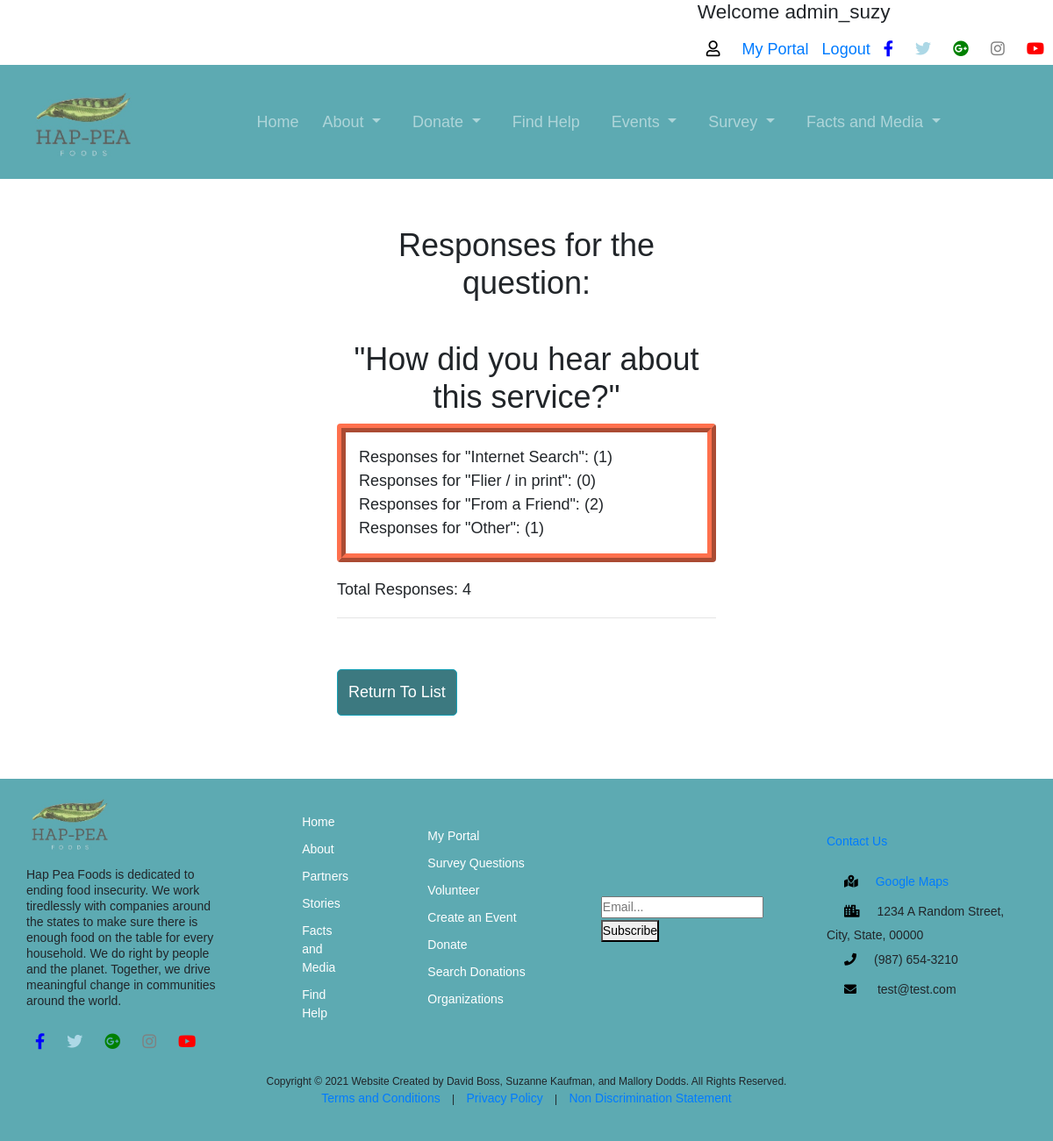
Page /survey/results/1/ (signed in) on the committed database.
### survey/models.py (models this page shows)
class Questionnaire(models.Model):
    question = models.TextField()
    option_one = models.CharField(null=True, max_length=30)
    option_two = models.CharField(null=True, max_length=30)
    option_three = models.CharField(null=True, max_length=30)
    option_four = models.CharField(null=True, max_length=30)
    option_one_count = models.IntegerField(default = 0)
    option_two_count = models.IntegerField(default = 0)
    option_three_count = models.IntegerField(default = 0)
    option_four_count = models.IntegerField(default = 0)
    textAnswer = models.TextField(null = True)
    def total(self):
        return self.option_one_count + self.option_two_count + self.option_three_count + self.option_four_count

### survey/views.py (the view)
# urls.py: path('results/<questionnaire_id>/', views.results_view, name='results'),
@login_required
def results_view(request, questionnaire_id): # for admin only
    result = Questionnaire.objects.get(pk=questionnaire_id)
    return render(request, 'survey/results.html', {'result':result})

### templates/survey/results.html (shortened to what this page needs)
{% extends 'base_layout.html' %}
{% block content %}
    <div class="col-md-6 offset-md-3" style="padding: 5%;">
        <div class="col-lg-12">
            <h2 class="text-center">Responses for the question:<br /> <br />
            "{{ result.question }}"</h2>
        </div>
        <form method="POST">
            <div class="form-group" style="border: 10px solid #FF704D; border-style: ridge; padding: 15px;">
                  <div>
                      Responses for "{{ result.option_one }}": ({{ result.option_one_count }})
                  </div>
                  <div>
                      Responses for "{{ result.option_two }}": ({{ result.option_two_count }})
                  </div>
                  <div>
                      Responses for "{{ result.option_three }}": ({{ result.option_three_count }})
                  </div>
                  <div>
                      Responses for "{{ result.option_four }}": ({{ result.option_four_count }})
                  </div>
            </div>
            <p>Total Responses:  {{ result.total }}</p>
            <hr />
            <a href="{% url 'list' %}" class="btn btn-info">Return To List</a>
        </form>
    </div>
{% endblock %}

### templates/base_layout.html (shortened to what this page needs)
{% load static %}
<!DOCTYPE html>
<html lang="en" dir="ltr">
  <head>
    <link rel="stylesheet" href="https://maxcdn.bootstrapcdn.com/bootstrap/4.0.0/css/bootstrap.min.css">
    <link rel="stylesheet" href="{% static 'css/style.css' %}">
    <link rel="stylesheet" href="https://cdnjs.cloudflare.com/ajax/libs/font-awesome/5.15.2/css/all.min.css">
  </head>
  <body>
    <header>
     <div class="head-container">
       <div class="sm">
         {% if user.is_authenticated %}
           <h5>Welcome {{user.username}}</h5>
           <i class="far fa-user" style="color: black"></i>
           <a href="{% url 'portal' %}">My Portal</a>
           <a href="{% url 'accounts:logout' %}">Logout</a>
         {% else %}
           <i class="far fa-user" style="color: black"></i>
           <a href="{% url 'accounts:register' %}">Register</a>
           <a href="{% url 'accounts:login' %}">Login</a>
        {% endif %}
         <i class="fab fa-facebook-f" style="color: blue"></i>
         <i class="fab fa-twitter" style="color: lightblue"></i>
         <i class="fab fa-google-plus" style="color: green"></i>
         <i class="fab fa-instagram" style="color: grey"></i>
         <i class="fab fa-youtube" style="color: red"></i>
       </div>
     </div>
    </header>
    <nav class="navbar navbar-expand-md navbar-custom justify-content-evenly">
      <a href="/" class="navbar-brand"><img src="{% static 'logo2.jpg' %}" class = navimage alt=""></a>
      <div class="navbar-collapse collapse justify-content-center align-items-center w-100" id="navbarCustom">
        <ul class="navbar-nav mx-auto text-center">
            <li class="nav-item">
                <a class="nav-link" href="{% url 'home' %}">Home</a>
            </li>
            <li class="nav-item dropdown">
                <a class="nav-link dropdown-toggle px-3" href="#" id="navbarDropdown" data-toggle="dropdown" aria-haspopup="true" aria-expanded="false">
                  About
                </a>
            </li>
            <li class="nav-item dropdown">
                <a class="nav-link dropdown-toggle px-3" href="#" id="navbarDropdown" data-toggle="dropdown" aria-haspopup="true" aria-expanded="false">
                  Donate
                </a>
            </li>
            <li class="nav-item">
                <a class="nav-link px-3" href="{% url 'find_help' %}">Find Help</a>
            </li>
            <li class="nav-item dropdown">
                <a class="nav-link dropdown-toggle px-3" href="#" id="navbarDropdown" data-toggle="dropdown" aria-haspopup="true" aria-expanded="false">
                  Events
                </a>
            </li>
            <li class="nav-item dropdown">
                <a class="nav-link dropdown-toggle px-3" href="#" id="navbarDropdown" data-toggle="dropdown" aria-haspopup="true" aria-expanded="false">
                  Survey
                </a>
            </li>
            <li class="nav-item dropdown">
                <a class="nav-link dropdown-toggle px-3" href="#" id="navbarDropdown" data-toggle="dropdown" aria-haspopup="true" aria-expanded="false">
                  Facts and Media
                </a>
            </li>
        </ul>
    </div>
</nav>
    <div class="wrapper_container">
      {% block content %}
      {% endblock %}
    </div>
    <footer>
      <div class="foot-container">
        <div class="foot-columns">
          <div class="about">
            <div class="statement">
              <img src="{% static 'logo2.jpg' %}" class="img-logo" alt="peas">
              <p> Hap Pea Foods is dedicated to ending food insecurity. We work tiredlessly with companies around the states to make sure there is enough food on the table for every household.  We do right by people and the planet. Together, we drive meaningful change in communities around the world.</p>
            </div>
            <div class="sm">
              <i class="fab fa-facebook-f" style="color: blue"></i>
              <i class="fab fa-twitter" style="color: lightblue"></i>
              <i class="fab fa-google-plus" style="color: green"></i>
              <i class="fab fa-instagram" style="color: grey"></i>
              <i class="fab fa-youtube" style="color: red"></i>
            </div>
          </div>
          <div class="foot-links">
            <ul>
              <li><a href="{% url 'home' %}">Home</a></li>
              <li><a href="{% url 'about' %}">About</a></li>
              <li><a href="{% url 'partners' %}">Partners</a></li>
              <li><a href="{% url 'stories:stories' %}">Stories</a></li>
              <li><a href="{% url 'facts' %}">Facts and Media</a></li>
              <li><a href="{% url 'find_help' %}">Find Help</a></li>
            </ul>
          </div>
          <div class="foot-links-2">
            <ul>
              <li><a href="{% url 'portal' %}">My Portal</a></li>
              <li><a href="{% url 'list' %}">Survey Questions</a></li>
              <li><a href="{% url 'volunteer' %}">Volunteer</a></li>
              <li><a href="{% url 'events:create_event' %}">Create an Event</a></li>
              <li><a href="{% url 'donations:donations' %}">Donate</a></li>
              <li><a href="{% url 'donations:search' %}">Search Donations</a></li>
              <li><a href="{% url 'organizations' %}">Organizations</a></li>
            </ul>
          </div>
          <div class="subscribe">
            <form action="/action_page.php">
              <input type="email" placeholder="Email..." name="email">
              <button type="submit">Subscribe</button>
            </form>
          </div>
          <div class="contact">
            <h2><a href="{% url 'contact' %}">Contact Us</a></h2>
            <ul>
              <li><i class="fa fa-map-marked-alt" style="color: black"></i><a href="https://maps.google.com">Google Maps</a></li>
              <li><i class="fa fa-city" style="color: black"></i>1234 A Random Street, City, State, 00000</li>
              <li><i class="fa fa-phone" style="color: black"></i>(987) 654-3210</li>
              <li><i class="fa fa-envelope" style="color: black"></i> test@test.com</li>
          </ul>
          </div>
        </div>
        <div class="foot-columns">
          <div class="copyright">
            <p>Copyright &copy; 2021 Website Created by David Boss, Suzanne Kaufman, and Mallory Dodds. All Rights Reserved.
              <br />
              <a href="{% url 'terms_cond' %}">Terms and Conditions</a> | <a href="{% url 'privacy' %}">Privacy Policy</a> | <a href="{% url 'non_disc_stmt' %}">Non Discrimination Statement</a></p>
          </div>
        </div>
      </div>
    </footer>
  </body>
</html>

### static/css/style.css (style rules this page uses)
* { margin: 0; padding:0; outline: none; font-family: Arial, Helvetica, sans-serif; font-size: 18px; }
header { background: #FFF; }
.head-container { width: 100%; margin: 0 auto; display: flex; justify-content: flex-end; }
.head-container a { padding-left: 10px; }
.sm i { padding: 10px 10px; }
.navbar { min-height: 130px; background-color: #5DAAB2; }
.navbar-brand { padding: 0 15px; height: 40px; display: flex; align-items: center; justify-content: center; }
.navimage { max-height: 125px; max-width: 125px; }
.navbar-custom, .navbar-custom .navbar-text { color: rgba(255,255,255,.8); }
.navbar-custom .navbar-nav .nav-link { color: rgba(255,255,255,.5); }
.wrapper_container { max-width: 90%; margin: 0 auto; }
footer { background: #5DAAB2; }
.foot-container { width: 95%; margin: 0 auto; }
.foot-columns { display: flex; margin: 1em 0; justify-content: space-between; align-items: center; }
.about { width: 20%; }
.statement img { height: 100px; }
.statement p { font-size: 14px; line-height: 1rem; }
.foot-links { width: 5%; }
.foot-links ul, .foot-links-2 ul { list-style-type: none; margin: 0; padding: 0; }
.foot-links li, .foot-links-2 li { padding: 5px 0; }
.foot-links a:link, .foot-links-2 a:link { color: #FFF; width: 10%; font-size: 14px; }
.subscribe { width: 15%; }
.subscribe input[type=email] { font-size: 14px; }
.subscribe button[type=submit] { font-size: 14px; }
.contact { width: 20%; }
.contact h2 { color: #FFF; padding-bottom: 10px; font-size: 16px; }
.contact ul { list-style-type: none; margin: 0; padding: 0; }
.contact a, li { font-size: 14px; }
.contact i { padding: 10px 20px; font-size: 14px; }
.copyright { text-align: center; width: 100%; padding-bottom: 20px; }
.copyright p { font-size: 12px; }
.copyright a { padding: 0 10px; font-size: 14px; }
.btn { margin-top: 40px; background: #3C7980; padding: 12px; text-align: center; color: #FFF; border-radius: 5px; cursor: pointer; }
html, body { height: 100%; margin: 0; padding: 0; }
.form-group { border: 10px solid #ff704d; border-style: ridge; border-radius: 4px; padding: 20px; }

### rows in the picture
Questionnaire: question "How did you hear about this service?", option_one "Internet Search", option_one_count "1", option_two "Flier / in print", option_two_count "0", option_three "From a Friend", option_three_count "2", option_four "Other", option_four_count "1", total "4"

### other values in the picture
{{ user.username }} "admin_suzy"
